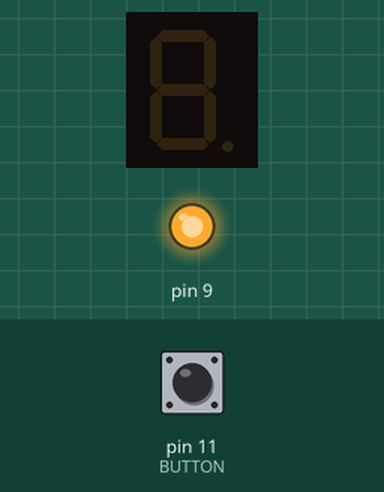
Recording of a sketch running on a simulated Arduino Uno, built with avr-gcc and run on an emulated ATmega328P. On the bench: 1-digit seven-segment display, output pins drawn as LEDs (lit = HIGH). Wiring (from diagram.json): 1-digit 7-segment display, segments lit when LOW: segments pin 2, pin 3, pin 4, pin 5, pin 6, pin 7, pin 8. The inputs (shaded band) are chosen by the test bench; at power-on: pin 11 (BUTTON) HIGH. The segment pins are drawn as the display they are named for; pins used as bus, display or sensor lines are not drawn.

Above: at 1.2 s.
1.3 s: pin 11 (BUTTON) pulled LOW for 0.15 s
At 2.4 s:
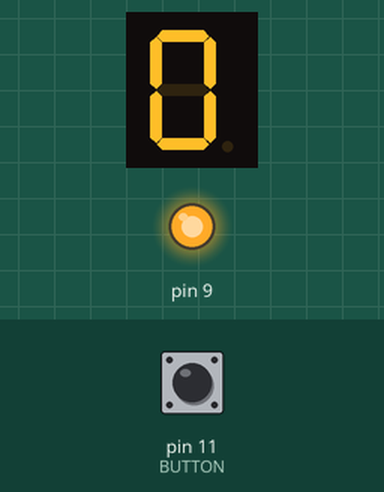
2.9 s: pin 11 (BUTTON) pulled LOW for 1 s
At 3.6 s:
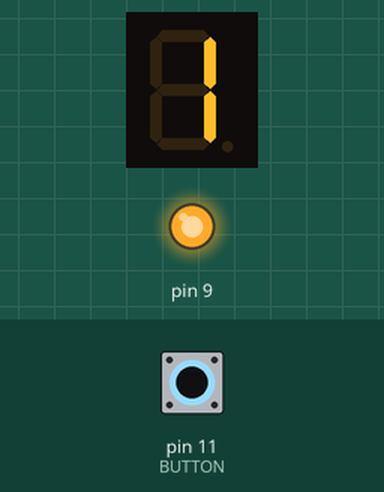
5.4 s: pin 11 (BUTTON) pulled LOW for 0.15 s
At 6.6 s:
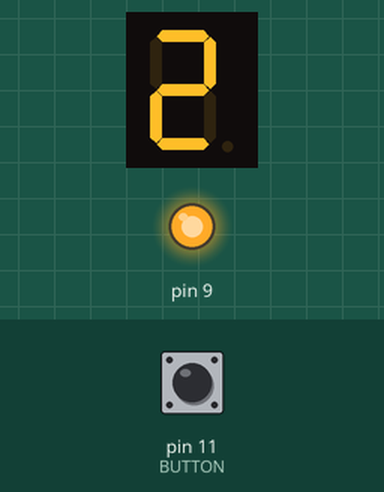
7.0 s: pin 11 (BUTTON) pulled LOW for 1 s
At 7.9 s:
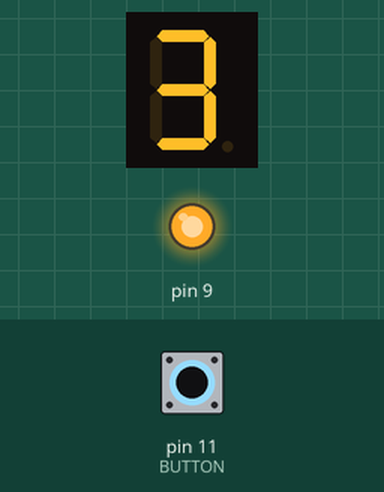
Timing chart, 0 to 10.0 s (numbered marks = the images above; inputs shaded):
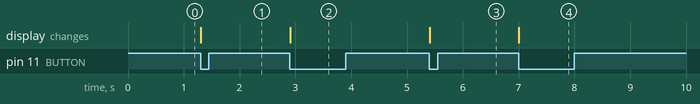

The sketch:

sketch.ino
```cpp
#define SEG_COUNT 8
#define BUTTON 11

const int firstSeg = 2;

const byte numberSegments[16] = {
  0b11000000, //0
  0b11111001, //1
  0b10100100, //2
  0b10110000, //3
  0b10011001, //4
  0b10010010, //5
  0b10000010, //6
  0b11111000, //7
  0b10000000, //8
  0b10010000, //9
  0b10001000, //A - 10
  0b10000011, //b - 11
  0b11000110, //C - 12
  0b10100001, //d - 13
  0b10000110, //E - 14
  0b10001110, //F - 15
};

int last = LOW;   // состояния кнопки

void setup() {
  for (int i = 0; i < SEG_COUNT; ++i) {
    pinMode(i + firstSeg, OUTPUT);
    digitalWrite(i + firstSeg, HIGH);
  }

  pinMode(BUTTON, INPUT);
  digitalWrite(BUTTON, HIGH);
}

void loop() {
  static int number = 0;
  int curr = debounce(last);
  if(last == HIGH && curr == LOW){
    int mask;
    bool enableSegment;
    // число для отображения - количество секунд
    number = number % 16;
    mask = numberSegments[number];
    for (int i = 0; i < SEG_COUNT; ++i) {
      enableSegment = bitRead(mask, i);
      digitalWrite(i + firstSeg, enableSegment);
    }
    ++number;
  }
  last = curr;
}

int debounce(int last){
  int curr = digitalRead(BUTTON);
  if(last != curr){
    delay(5);
    curr = digitalRead(BUTTON);
  }

  return curr;
}
```

Measured:
- after the input at 1.3 s, the display: changes at once (image 1)
- after the input at 2.9 s, the display: changes at once (image 2)
- after the input at 5.4 s, the display: changes at once (image 3)
- after the input at 7.0 s, the display: changes at once (image 4)
